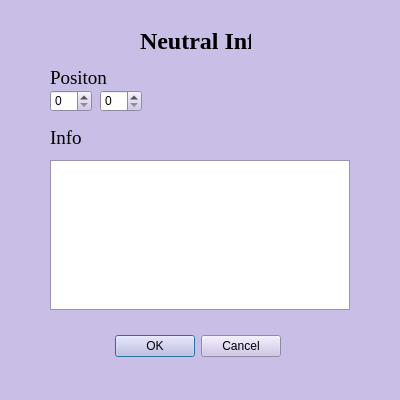
<?xml version="1.0" encoding="UTF-8"?>
<ui version="4.0">
 <class>NeutralInfo</class>
 <widget class="QDialog" name="NeutralInfo">
  <property name="geometry">
   <rect>
    <x>0</x>
    <y>0</y>
    <width>400</width>
    <height>400</height>
   </rect>
  </property>
  <property name="palette">
   <palette>
    <active>
     <colorrole role="WindowText">
      <brush brushstyle="SolidPattern">
       <color alpha="255">
        <red>0</red>
        <green>0</green>
        <blue>0</blue>
       </color>
      </brush>
     </colorrole>
     <colorrole role="Button">
      <brush brushstyle="SolidPattern">
       <color alpha="255">
        <red>201</red>
        <green>190</green>
        <blue>229</blue>
       </color>
      </brush>
     </colorrole>
     <colorrole role="Light">
      <brush brushstyle="SolidPattern">
       <color alpha="255">
        <red>255</red>
        <green>255</green>
        <blue>255</blue>
       </color>
      </brush>
     </colorrole>
     <colorrole role="Midlight">
      <brush brushstyle="SolidPattern">
       <color alpha="255">
        <red>228</red>
        <green>222</green>
        <blue>242</blue>
       </color>
      </brush>
     </colorrole>
     <colorrole role="Dark">
      <brush brushstyle="SolidPattern">
       <color alpha="255">
        <red>100</red>
        <green>95</green>
        <blue>114</blue>
       </color>
      </brush>
     </colorrole>
     <colorrole role="Mid">
      <brush brushstyle="SolidPattern">
       <color alpha="255">
        <red>134</red>
        <green>126</green>
        <blue>152</blue>
       </color>
      </brush>
     </colorrole>
     <colorrole role="Text">
      <brush brushstyle="SolidPattern">
       <color alpha="255">
        <red>0</red>
        <green>0</green>
        <blue>0</blue>
       </color>
      </brush>
     </colorrole>
     <colorrole role="BrightText">
      <brush brushstyle="SolidPattern">
       <color alpha="255">
        <red>255</red>
        <green>255</green>
        <blue>255</blue>
       </color>
      </brush>
     </colorrole>
     <colorrole role="ButtonText">
      <brush brushstyle="SolidPattern">
       <color alpha="255">
        <red>0</red>
        <green>0</green>
        <blue>0</blue>
       </color>
      </brush>
     </colorrole>
     <colorrole role="Base">
      <brush brushstyle="SolidPattern">
       <color alpha="255">
        <red>255</red>
        <green>255</green>
        <blue>255</blue>
       </color>
      </brush>
     </colorrole>
     <colorrole role="Window">
      <brush brushstyle="SolidPattern">
       <color alpha="255">
        <red>201</red>
        <green>190</green>
        <blue>229</blue>
       </color>
      </brush>
     </colorrole>
     <colorrole role="Shadow">
      <brush brushstyle="SolidPattern">
       <color alpha="255">
        <red>0</red>
        <green>0</green>
        <blue>0</blue>
       </color>
      </brush>
     </colorrole>
     <colorrole role="AlternateBase">
      <brush brushstyle="SolidPattern">
       <color alpha="255">
        <red>228</red>
        <green>222</green>
        <blue>242</blue>
       </color>
      </brush>
     </colorrole>
     <colorrole role="ToolTipBase">
      <brush brushstyle="SolidPattern">
       <color alpha="255">
        <red>255</red>
        <green>255</green>
        <blue>220</blue>
       </color>
      </brush>
     </colorrole>
     <colorrole role="ToolTipText">
      <brush brushstyle="SolidPattern">
       <color alpha="255">
        <red>0</red>
        <green>0</green>
        <blue>0</blue>
       </color>
      </brush>
     </colorrole>
     <colorrole role="PlaceholderText">
      <brush brushstyle="SolidPattern">
       <color alpha="128">
        <red>0</red>
        <green>0</green>
        <blue>0</blue>
       </color>
      </brush>
     </colorrole>
    </active>
    <inactive>
     <colorrole role="WindowText">
      <brush brushstyle="SolidPattern">
       <color alpha="255">
        <red>0</red>
        <green>0</green>
        <blue>0</blue>
       </color>
      </brush>
     </colorrole>
     <colorrole role="Button">
      <brush brushstyle="SolidPattern">
       <color alpha="255">
        <red>201</red>
        <green>190</green>
        <blue>229</blue>
       </color>
      </brush>
     </colorrole>
     <colorrole role="Light">
      <brush brushstyle="SolidPattern">
       <color alpha="255">
        <red>255</red>
        <green>255</green>
        <blue>255</blue>
       </color>
      </brush>
     </colorrole>
     <colorrole role="Midlight">
      <brush brushstyle="SolidPattern">
       <color alpha="255">
        <red>228</red>
        <green>222</green>
        <blue>242</blue>
       </color>
      </brush>
     </colorrole>
     <colorrole role="Dark">
      <brush brushstyle="SolidPattern">
       <color alpha="255">
        <red>100</red>
        <green>95</green>
        <blue>114</blue>
       </color>
      </brush>
     </colorrole>
     <colorrole role="Mid">
      <brush brushstyle="SolidPattern">
       <color alpha="255">
        <red>134</red>
        <green>126</green>
        <blue>152</blue>
       </color>
      </brush>
     </colorrole>
     <colorrole role="Text">
      <brush brushstyle="SolidPattern">
       <color alpha="255">
        <red>0</red>
        <green>0</green>
        <blue>0</blue>
       </color>
      </brush>
     </colorrole>
     <colorrole role="BrightText">
      <brush brushstyle="SolidPattern">
       <color alpha="255">
        <red>255</red>
        <green>255</green>
        <blue>255</blue>
       </color>
      </brush>
     </colorrole>
     <colorrole role="ButtonText">
      <brush brushstyle="SolidPattern">
       <color alpha="255">
        <red>0</red>
        <green>0</green>
        <blue>0</blue>
       </color>
      </brush>
     </colorrole>
     <colorrole role="Base">
      <brush brushstyle="SolidPattern">
       <color alpha="255">
        <red>255</red>
        <green>255</green>
        <blue>255</blue>
       </color>
      </brush>
     </colorrole>
     <colorrole role="Window">
      <brush brushstyle="SolidPattern">
       <color alpha="255">
        <red>201</red>
        <green>190</green>
        <blue>229</blue>
       </color>
      </brush>
     </colorrole>
     <colorrole role="Shadow">
      <brush brushstyle="SolidPattern">
       <color alpha="255">
        <red>0</red>
        <green>0</green>
        <blue>0</blue>
       </color>
      </brush>
     </colorrole>
     <colorrole role="AlternateBase">
      <brush brushstyle="SolidPattern">
       <color alpha="255">
        <red>228</red>
        <green>222</green>
        <blue>242</blue>
       </color>
      </brush>
     </colorrole>
     <colorrole role="ToolTipBase">
      <brush brushstyle="SolidPattern">
       <color alpha="255">
        <red>255</red>
        <green>255</green>
        <blue>220</blue>
       </color>
      </brush>
     </colorrole>
     <colorrole role="ToolTipText">
      <brush brushstyle="SolidPattern">
       <color alpha="255">
        <red>0</red>
        <green>0</green>
        <blue>0</blue>
       </color>
      </brush>
     </colorrole>
     <colorrole role="PlaceholderText">
      <brush brushstyle="SolidPattern">
       <color alpha="128">
        <red>0</red>
        <green>0</green>
        <blue>0</blue>
       </color>
      </brush>
     </colorrole>
    </inactive>
    <disabled>
     <colorrole role="WindowText">
      <brush brushstyle="SolidPattern">
       <color alpha="255">
        <red>100</red>
        <green>95</green>
        <blue>114</blue>
       </color>
      </brush>
     </colorrole>
     <colorrole role="Button">
      <brush brushstyle="SolidPattern">
       <color alpha="255">
        <red>201</red>
        <green>190</green>
        <blue>229</blue>
       </color>
      </brush>
     </colorrole>
     <colorrole role="Light">
      <brush brushstyle="SolidPattern">
       <color alpha="255">
        <red>255</red>
        <green>255</green>
        <blue>255</blue>
       </color>
      </brush>
     </colorrole>
     <colorrole role="Midlight">
      <brush brushstyle="SolidPattern">
       <color alpha="255">
        <red>228</red>
        <green>222</green>
        <blue>242</blue>
       </color>
      </brush>
     </colorrole>
     <colorrole role="Dark">
      <brush brushstyle="SolidPattern">
       <color alpha="255">
        <red>100</red>
        <green>95</green>
        <blue>114</blue>
       </color>
      </brush>
     </colorrole>
     <colorrole role="Mid">
      <brush brushstyle="SolidPattern">
       <color alpha="255">
        <red>134</red>
        <green>126</green>
        <blue>152</blue>
       </color>
      </brush>
     </colorrole>
     <colorrole role="Text">
      <brush brushstyle="SolidPattern">
       <color alpha="255">
        <red>100</red>
        <green>95</green>
        <blue>114</blue>
       </color>
      </brush>
     </colorrole>
     <colorrole role="BrightText">
      <brush brushstyle="SolidPattern">
       <color alpha="255">
        <red>255</red>
        <green>255</green>
        <blue>255</blue>
       </color>
      </brush>
     </colorrole>
     <colorrole role="ButtonText">
      <brush brushstyle="SolidPattern">
       <color alpha="255">
        <red>100</red>
        <green>95</green>
        <blue>114</blue>
       </color>
      </brush>
     </colorrole>
     <colorrole role="Base">
      <brush brushstyle="SolidPattern">
       <color alpha="255">
        <red>201</red>
        <green>190</green>
        <blue>229</blue>
       </color>
      </brush>
     </colorrole>
     <colorrole role="Window">
      <brush brushstyle="SolidPattern">
       <color alpha="255">
        <red>201</red>
        <green>190</green>
        <blue>229</blue>
       </color>
      </brush>
     </colorrole>
     <colorrole role="Shadow">
      <brush brushstyle="SolidPattern">
       <color alpha="255">
        <red>0</red>
        <green>0</green>
        <blue>0</blue>
       </color>
      </brush>
     </colorrole>
     <colorrole role="AlternateBase">
      <brush brushstyle="SolidPattern">
       <color alpha="255">
        <red>201</red>
        <green>190</green>
        <blue>229</blue>
       </color>
      </brush>
     </colorrole>
     <colorrole role="ToolTipBase">
      <brush brushstyle="SolidPattern">
       <color alpha="255">
        <red>255</red>
        <green>255</green>
        <blue>220</blue>
       </color>
      </brush>
     </colorrole>
     <colorrole role="ToolTipText">
      <brush brushstyle="SolidPattern">
       <color alpha="255">
        <red>0</red>
        <green>0</green>
        <blue>0</blue>
       </color>
      </brush>
     </colorrole>
     <colorrole role="PlaceholderText">
      <brush brushstyle="SolidPattern">
       <color alpha="128">
        <red>0</red>
        <green>0</green>
        <blue>0</blue>
       </color>
      </brush>
     </colorrole>
    </disabled>
   </palette>
  </property>
  <property name="windowTitle">
   <string>Neutral Info</string>
  </property>
  <widget class="QDialogButtonBox" name="buttonBox">
   <property name="geometry">
    <rect>
     <x>-60</x>
     <y>330</y>
     <width>341</width>
     <height>32</height>
    </rect>
   </property>
   <property name="toolTipDuration">
    <number>18</number>
   </property>
   <property name="orientation">
    <enum>Qt::Horizontal</enum>
   </property>
   <property name="standardButtons">
    <set>QDialogButtonBox::Cancel|QDialogButtonBox::Ok</set>
   </property>
  </widget>
  <widget class="QSpinBox" name="spinBox">
   <property name="geometry">
    <rect>
     <x>50</x>
     <y>90</y>
     <width>42</width>
     <height>22</height>
    </rect>
   </property>
  </widget>
  <widget class="QLabel" name="label_2">
   <property name="geometry">
    <rect>
     <x>50</x>
     <y>70</y>
     <width>59</width>
     <height>16</height>
    </rect>
   </property>
   <property name="font">
    <font>
     <family>Times New Roman</family>
     <pointsize>14</pointsize>
    </font>
   </property>
   <property name="text">
    <string>Positon</string>
   </property>
  </widget>
  <widget class="QSpinBox" name="spinBox_2">
   <property name="geometry">
    <rect>
     <x>100</x>
     <y>90</y>
     <width>42</width>
     <height>22</height>
    </rect>
   </property>
  </widget>
  <widget class="QTextEdit" name="textEdit">
   <property name="geometry">
    <rect>
     <x>50</x>
     <y>160</y>
     <width>300</width>
     <height>150</height>
    </rect>
   </property>
  </widget>
  <widget class="QLabel" name="label">
   <property name="geometry">
    <rect>
     <x>140</x>
     <y>30</y>
     <width>111</width>
     <height>21</height>
    </rect>
   </property>
   <property name="font">
    <font>
     <family>Times New Roman</family>
     <pointsize>18</pointsize>
     <weight>75</weight>
     <bold>true</bold>
    </font>
   </property>
   <property name="text">
    <string>Neutral Info</string>
   </property>
  </widget>
  <widget class="QLabel" name="label_3">
   <property name="geometry">
    <rect>
     <x>50</x>
     <y>130</y>
     <width>59</width>
     <height>16</height>
    </rect>
   </property>
   <property name="font">
    <font>
     <family>Times New Roman</family>
     <pointsize>14</pointsize>
    </font>
   </property>
   <property name="text">
    <string>Info</string>
   </property>
  </widget>
 </widget>
 <resources/>
 <connections>
  <connection>
   <sender>buttonBox</sender>
   <signal>accepted()</signal>
   <receiver>NeutralInfo</receiver>
   <slot>accept()</slot>
   <hints>
    <hint type="sourcelabel">
     <x>248</x>
     <y>254</y>
    </hint>
    <hint type="destinationlabel">
     <x>157</x>
     <y>274</y>
    </hint>
   </hints>
  </connection>
  <connection>
   <sender>buttonBox</sender>
   <signal>rejected()</signal>
   <receiver>NeutralInfo</receiver>
   <slot>reject()</slot>
   <hints>
    <hint type="sourcelabel">
     <x>316</x>
     <y>260</y>
    </hint>
    <hint type="destinationlabel">
     <x>286</x>
     <y>274</y>
    </hint>
   </hints>
  </connection>
 </connections>
</ui>
